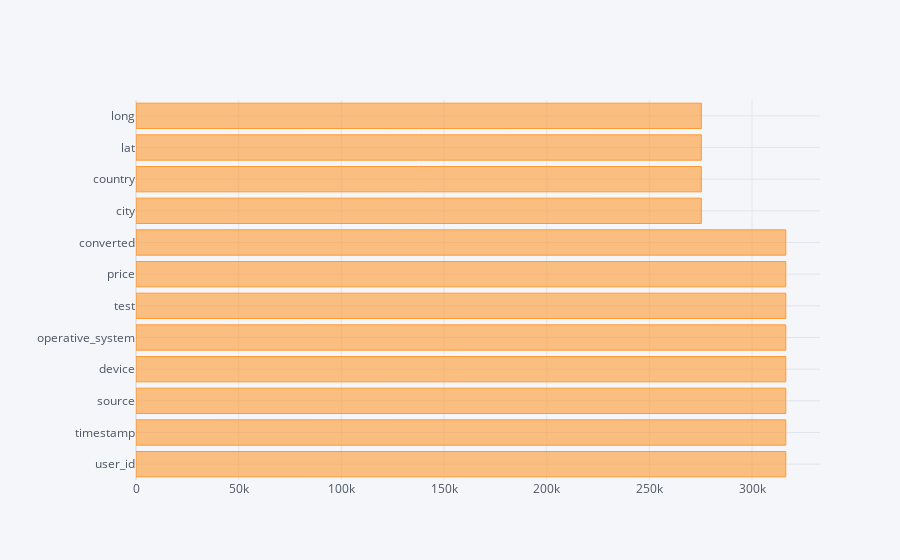

Here is the notebook cell this chart was saved with:
### Code cell
# check missing values
df.count().iplot(kind='barh')

### Figure 1 — Plotly figure (JSON) as saved in the notebook; plotly's stock layout.template omitted (floating-point values rounded to 4 significant figures)
{"data": [{"marker": {"color": "rgba(255, 153, 51, 0.6)", "line": {"color": "rgba(255, 153, 51, 1.0)", "width": 1}}, "name": "None", "orientation": "h", "text": "", "type": "bar", "x": [316435, 316435, 316435, 316435, 316435, 316435, 316435, 316435, 275294, 275294, 275294, 275294], "y": ["user_id", "timestamp", "source", "device", "operative_system", "test", "price", "converted", "city", "country", "lat", "long"]}], "layout": {"legend": {"bgcolor": "#F5F6F9", "font": {"color": "#4D5663"}}, "paper_bgcolor": "#F5F6F9", "plot_bgcolor": "#F5F6F9", "title": {"font": {"color": "#4D5663"}}, "xaxis": {"gridcolor": "#E1E5ED", "showgrid": true, "tickfont": {"color": "#4D5663"}, "title": {"font": {"color": "#4D5663"}, "text": ""}, "zerolinecolor": "#E1E5ED"}, "yaxis": {"gridcolor": "#E1E5ED", "showgrid": true, "tickfont": {"color": "#4D5663"}, "title": {"font": {"color": "#4D5663"}, "text": ""}, "zerolinecolor": "#E1E5ED"}}}
